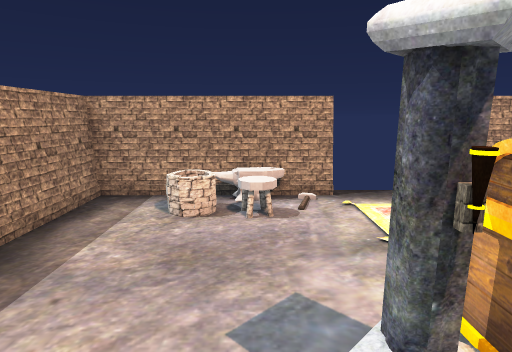
View 1 (above)

12 first-person views from a walk through a scene from a Unity 3-D project. The camera is 1.5 m above the floor, tilts 10° down and sees 75° across. The floor is counted in squares, 0.66 m on a side. Each view is taken from the middle of a square. On the plan, view 1 faces up. The plan holds only what a view shows up to about 19 squares ahead; the rest is blank. The player is left out. Some animated figures are left out. Door leaves are left out, so doorways stand open. Some surface patterns are stand-ins.

View 2
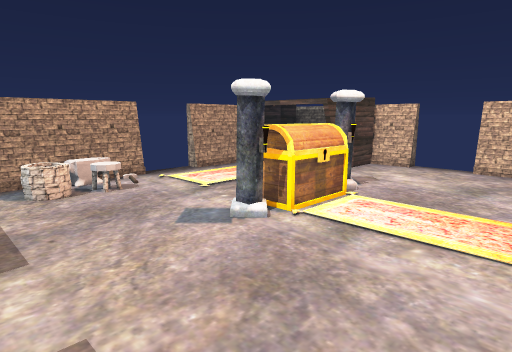

View 3
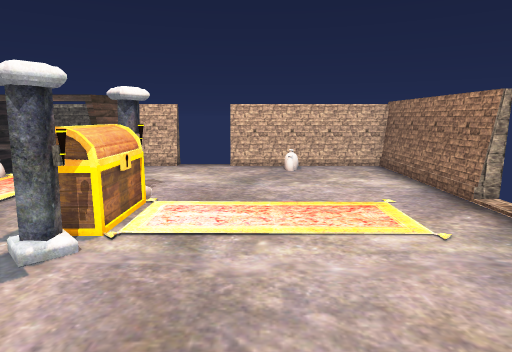

View 4
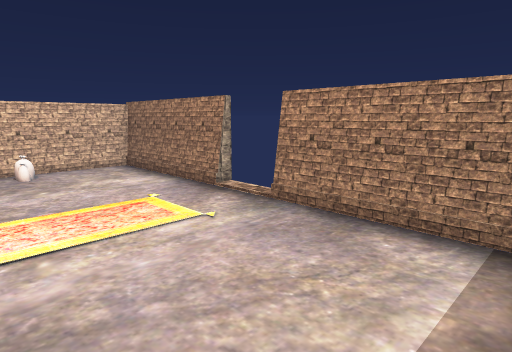

View 5
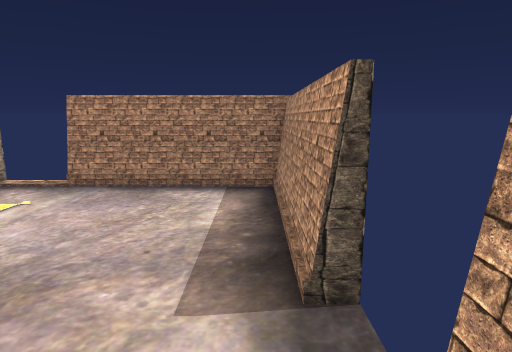

View 6
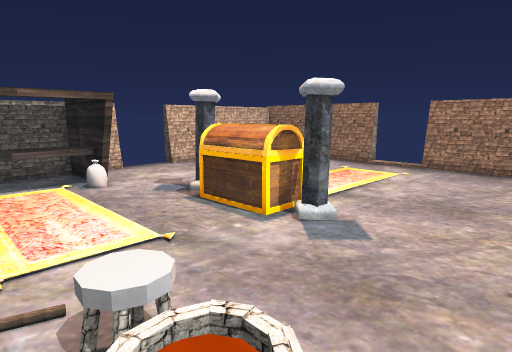

View 7
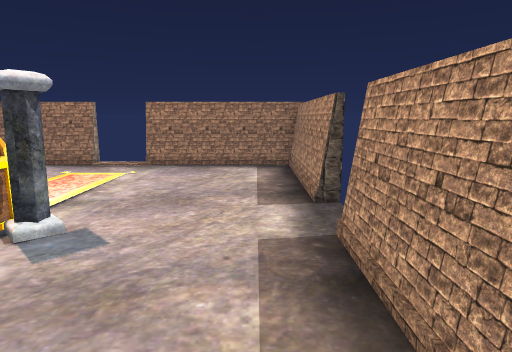

View 8
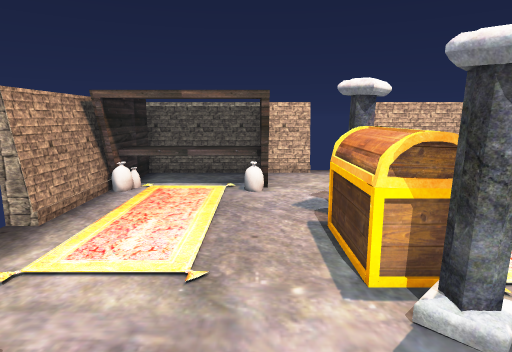

View 9
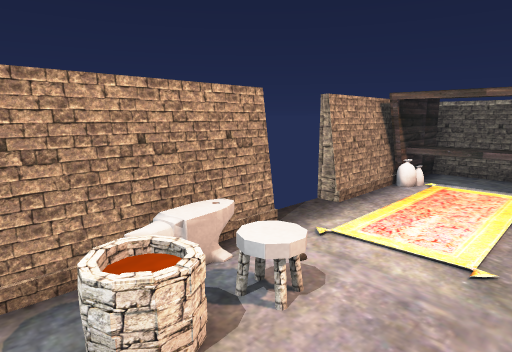

View 10
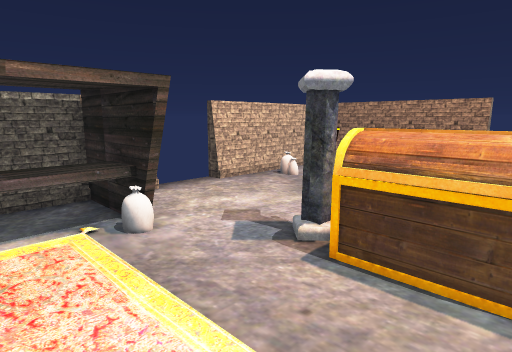

View 11
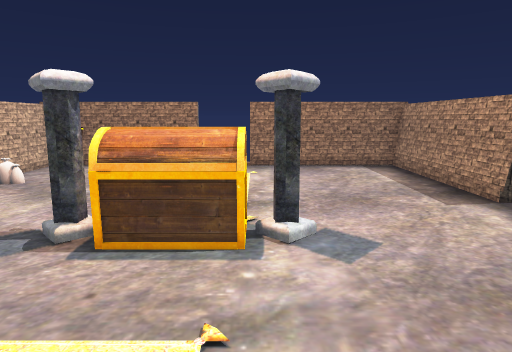

View 12
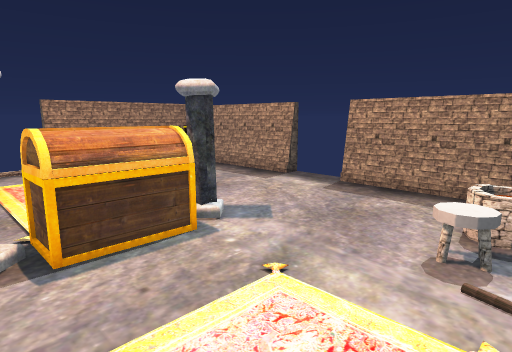

### Floor plan
Points are (right, up) in squares from view 1. A wall is a line through its corners. A room is listed if a view was taken in it or the views show most of it. See-through windows are left out.
Room 1 (views 1, 2, 3, 4, 5, 6, 7, 8, 9, 10, 11, 12)
walls: (4.8, 2) (4.8, 2.7) (2.4, 2.7); (4.8, 2.1) (4.4, 2.1); (2.3, 3.4) (4.8, 3.4); (2.3, 3.5) (2.3, 2.8) (4.8, 2.9) (4.8, 3.5); (1.1, 2.8) (1.7, 2.8); (5.4, 2.9) (5.9, 2.9); (7.8, 4.8) (11.9, 4.8); (-4.9, 0.2) (-4.9, -7); (4.8, -7.2) (11.8, -7.2); (2.4, 9.9) (-4.9, 9.9); (12, 2.6) (12, 5.1); (11.8, 4.6) (7.8, 4.6); (8.8, 9.9) (4.8, 9.9); (-4.9, -7.2) (2.3, -7.2); (11, 9.4) (7.8, 9.4); (-4.9, 9.7) (-4.9, 2.6); (12, -7) (12, 0.2)
low walls: (0.9, 2.6) (1.4, 3.2) (1.9, 2.7); (5.1, 2.7) (5.6, 3.2); (8.8, 4.6) (8.8, 9.7) (4.8, 9.7); (0.2, 7.3) (-0.4, 7.3) (-0.5, 7.8); (-4.6, 0.2) (-4.6, -1.4); (-4.6, -1.5) (-4.6, -2.4); (4.8, -7) (11.8, -7) (11.8, 0.2); (-4.6, -2.5) (-4.6, -3.4); (0.4, 9.1) (-0.3, 9) (-1.1, 9.1); (-0.4, 9) (-1.3, 9.1); (2.4, 9.7) (0.9, 9.7); (11.8, 2.7) (11.8, 4.6); (-0.6, 9.7) (-4.9, 9.7); (-4.6, 7.4) (-4.6, 2.7); (-4.6, 8.4) (-4.6, 7.5); (-4.9, -7) (2.3, -7); (-4.6, 9.4) (-4.6, 8.5)
ways out: open door at (-4.8, 1.4); open door at (3.5, -7.5); gap at (3.6, 9.8); gap at (12, 1.5)
objects: other object (-2, 8) to (-1, 9); other object (1, 2) to (2, 2); rug (3, 2) to (4, 2); rug (3, 6) to (8, 8); other object (11, -3)

Where each view was taken, in squares from view 1:
view 1: 0 up, 0 right, facing up
view 2: 3 down, 4 left, facing up-right
view 3: 1 down, 4 left, facing right
view 4: 0 up, 4 left, facing down-right
view 5: 4 up, 4 left, facing down
view 6: 9 up, 3 left, facing down-right
view 7: 9 up, 3 left, facing down
view 8: 5 up, 2 left, facing right
view 9: 5 up, 3 left, facing up-right
view 10: 8 up, 2 right, facing down-right
view 11: 9 up, 2 right, facing down
view 12: 9 up, 6 right, facing down-left
